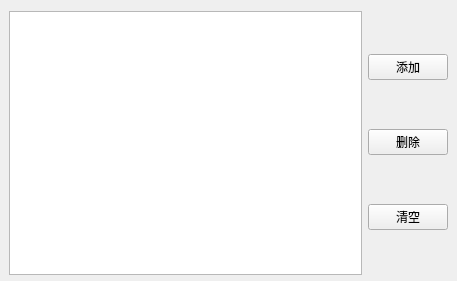
<?xml version="1.0" encoding="UTF-8"?>
<ui version="4.0">
 <class>QgsSettingWidget</class>
 <widget class="QWidget" name="QgsSettingWidget">
  <property name="geometry">
   <rect>
    <x>0</x>
    <y>0</y>
    <width>457</width>
    <height>281</height>
   </rect>
  </property>
  <property name="windowTitle">
   <string>Form</string>
  </property>
  <layout class="QGridLayout" name="gridLayout">
   <property name="leftMargin">
    <number>9</number>
   </property>
   <property name="rightMargin">
    <number>9</number>
   </property>
   <property name="bottomMargin">
    <number>6</number>
   </property>
   <item row="0" column="0">
    <widget class="QTableWidget" name="mTableWidget"/>
   </item>
   <item row="0" column="1">
    <layout class="QVBoxLayout" name="verticalLayout">
     <item>
      <widget class="QPushButton" name="mAddBtn">
       <property name="text">
        <string>添加</string>
       </property>
      </widget>
     </item>
     <item>
      <widget class="QPushButton" name="mDelBtn">
       <property name="text">
        <string>删除</string>
       </property>
      </widget>
     </item>
     <item>
      <widget class="QPushButton" name="mClearAllBtn">
       <property name="text">
        <string>清空</string>
       </property>
      </widget>
     </item>
    </layout>
   </item>
  </layout>
 </widget>
 <resources/>
 <connections/>
</ui>
